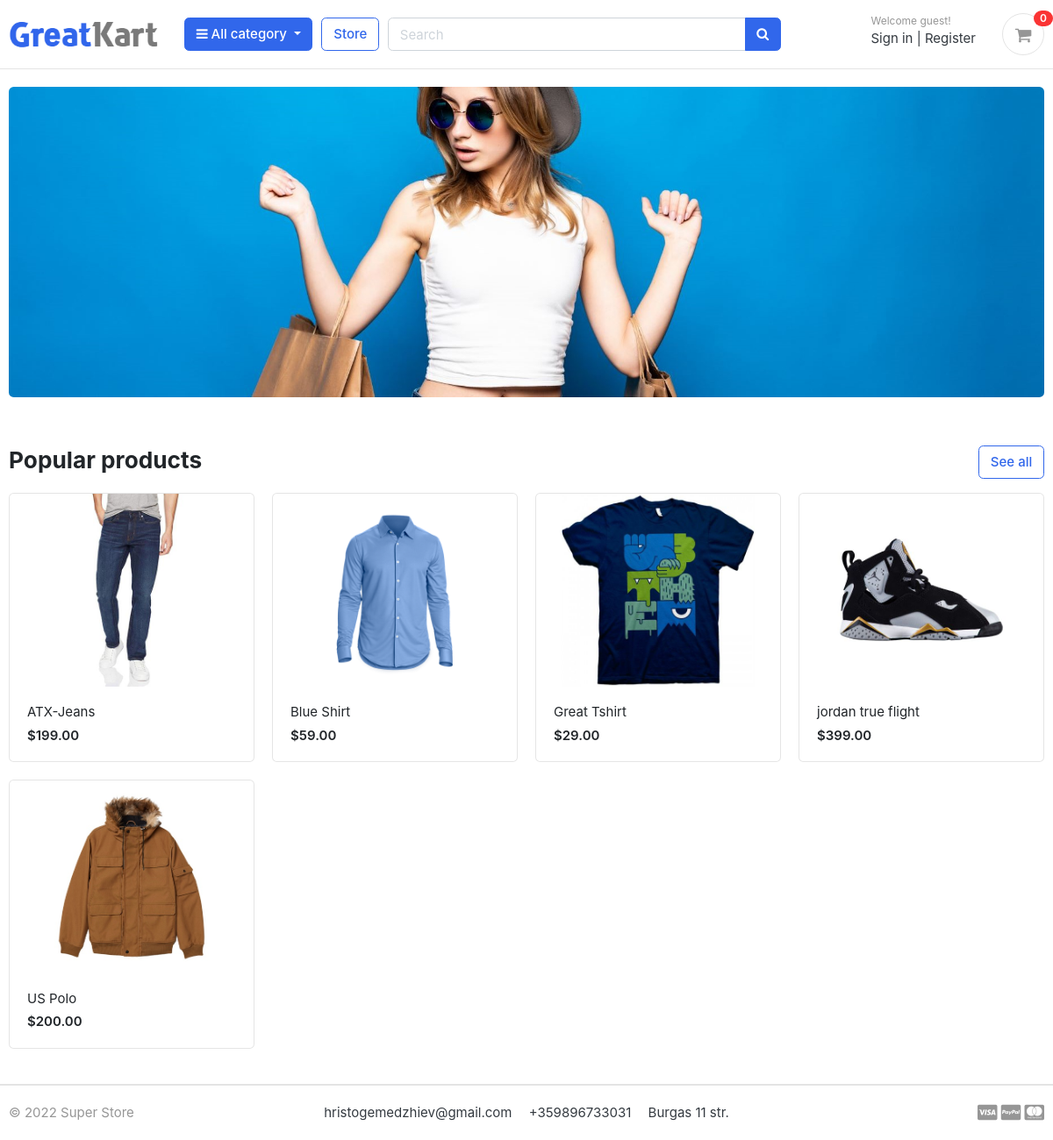
The app's page /, older data.
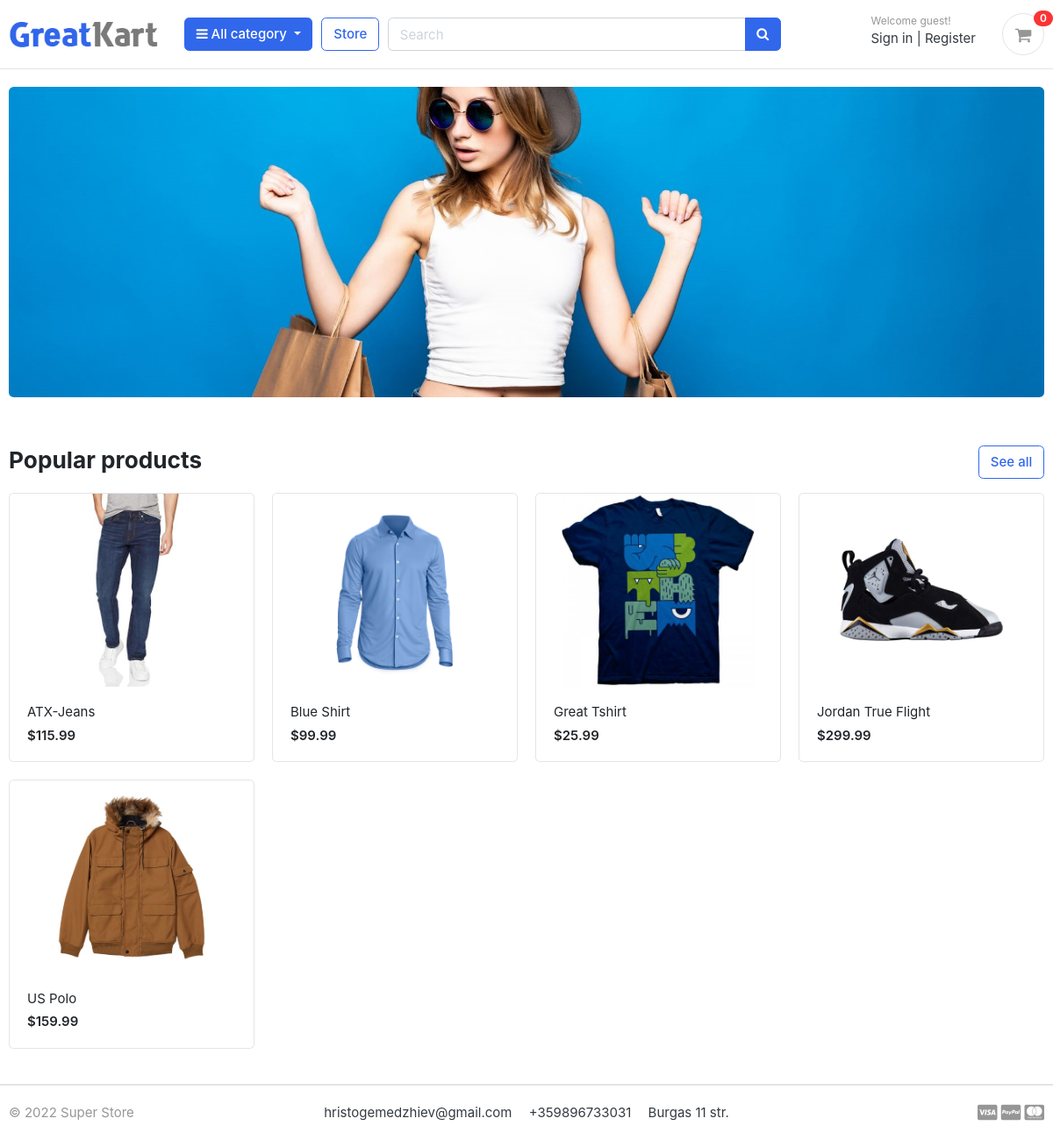
The same page, newer data.
### store/models.py (models this page shows, shortened)
class Product(models.Model):
    product_name        = models.CharField(max_length=200, unique=True)
    slug                = models.SlugField(max_length=200, unique=True)
    category            = models.ForeignKey(Category, on_delete=models.CASCADE)
    description         = models.TextField(max_length=500, blank=True)
    price               = models.DecimalField(decimal_places=2, max_digits=10)
    images              = models.ImageField(upload_to='photos/products')
    stock               = models.IntegerField()
    is_available        = models.BooleanField(default=True)
    created             = models.DateTimeField(auto_now_add=True)
    modified            = models.DateTimeField(auto_now=True)

### GreatKart/views.py (the view)
# urls.py: path('', views.index, name='home'),
def index(request):
    products = Product.objects.filter(is_available=True)
    context = {
        'products': products
    }
    return render(request, 'index.html', context)

### carts/context_processors.py (called while the page is built)
def counter(request):
    cart_count = 0
    if 'admin' in request.path:
        return {}
    else:
        try:
            cart = Cart.objects.filter(cart_id=_cart_id(request))
            if request.user.is_authenticated:
                cart_items = Cart_item.objects.filter(user=request.user)
            else:
                cart_items = Cart_item.objects.filter(cart=cart[:1])
            for cart_item in cart_items:
                cart_count += cart_item.quantity
        except Cart.DoesNotExist:
            cart_count = 0
    return dict(cart_count=cart_count)

### carts/views.py (called while the page is built)
def _cart_id(request):
    cart_session = request.session.session_key
    if not cart_session:
        cart_session = request.session.create()
    return cart_session

### category/context_processors.py (called while the page is built)
def menu_links(request):
    links = Category.objects.all()
    return dict(links=links)

### templates/index.html (shortened to what this page needs)
{% extends 'base.html' %}
{% load static %}
{% block content %}
<section class="section-intro padding-y-sm">
<div class="container">
<div class="intro-banner-wrap">
	<img src="{% static 'images/banners/cover.jpg' %}" class="img-fluid rounded">
</div>
</div>
</section>
<section class="section-name padding-y-sm">
<div class="container">
<header class="section-heading">
	<a href="{% url 'store:store' %}" class="btn btn-outline-primary float-right">See all</a>
	<h3 class="section-title">Popular products</h3>
</header>
<div class="row">
    {% for product in products %}
	<div class="col-md-3">
		<div class="card card-product-grid">
			<a href="{% url 'store:product_detail' product.category.slug product.slug %}" class="img-wrap">
                <img src="{{ product.images.url }}">
            </a>
			<figcaption class="info-wrap">
				<a href="{% url 'store:product_detail' product.category.slug product.slug %}" class="title">
                    {{ product.product_name }}
                </a>
				<div class="price mt-1">${{ product.price }}</div>
			</figcaption>
		</div>
	</div>
	{% endfor %}
</div>
</div>
</section>
{% endblock %}

Row changes from the older to the newer data that the page shows:
changed Product "ATX-Jeans": price "199.00" → "115.99"
changed Product "Blue Shirt": price "59.00" → "99.99"
changed Product "Great Tshirt": price "29.00" → "25.99"
changed Product: product_name "jordan true flight" → "Jordan True Flight"; price "399.00" → "299.99"
changed Product "US Polo": price "200.00" → "159.99"
